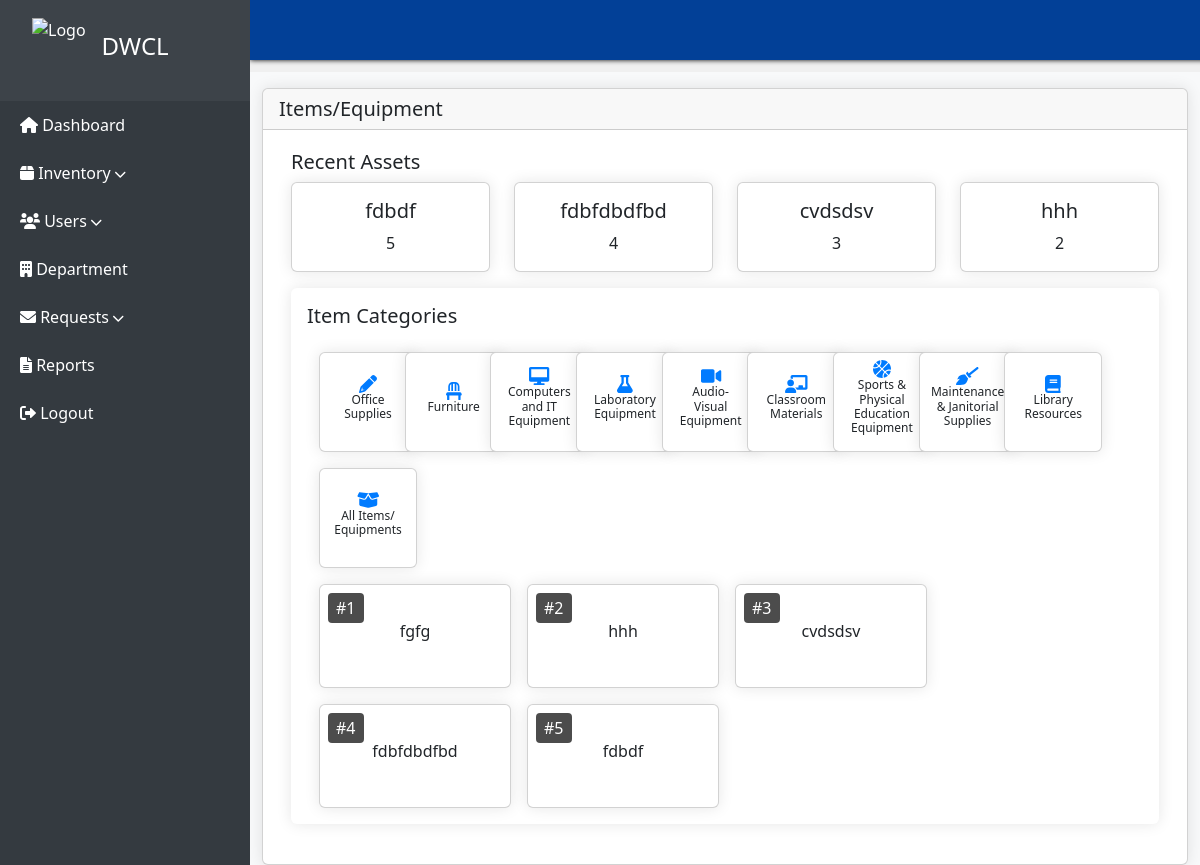
The page /item.php (signed in) on the database its author committed.
### tables this page shows
CREATE TABLE `item` (
  `itemNo` int(11) NOT NULL,
  `itemCode` int(100) NOT NULL,
  `itemName` varchar(100) NOT NULL,
  `description` text NOT NULL,
  `quantity` varchar(100) NOT NULL,
  `dateAcquired` varchar(100) NOT NULL,
  `unitValue` varchar(100) NOT NULL,
  `totalValue` varchar(100) NOT NULL,
  `image` varchar(500) NOT NULL,
  `category` varchar(100) NOT NULL,
  `loggedAt` datetime(6) NOT NULL,
  `loggedBy` int(100) NOT NULL,
  `itemReviewNo` int(11) DEFAULT NULL
);

### item.php (the view, shortened to what this page needs)
<?php
include 'backend/connection.php';
$query = "
    SELECT itemNo, itemName
    FROM item
    ORDER BY loggedAt DESC
    LIMIT 4";
$result = $conn->query($query);
?>
<!DOCTYPE html>
<html lang="en">
<head>
    <link rel="stylesheet" type="text/css" href="https://cdn.datatables.net/1.13.4/css/jquery.dataTables.min.css">
    <link rel="stylesheet" type="text/css" href="https://cdn.datatables.net/1.13.4/css/dataTables.bootstrap5.min.css">
    <link rel="stylesheet" type="text/css" href="https://cdn.datatables.net/responsive/2.4.1/css/responsive.bootstrap5.min.css">
</head>
<body>
<?php include "backend/session-sidebar.php"?>
    <div class="main-content">
        <?php require "header.php" ?>
        <nav aria-label="breadcrumb">
            <ol class="breadcrumb p-3">
                <li class="breadcrumb-item"><a href="#">Home</a></li>
                <li class="breadcrumb-item"><a href="#">Inventory</a></li>
                <li class="breadcrumb-item active" aria-current="page">Item Inventory</li>
            </ol>
        </nav>
<div class="container bg-light pt-3" id="items-equipment-container">
    <div class="card">
        <div class="card-header">
            <div class="row">
                <div class="col-lg-6">
                    <h5 class="card-title mb-0">Items/Equipment</h5>
                </div>
            </div>
        </div>
        <div class="card-body">
            <div class="container category-container mt-1" id="category-container" style="border: none;">
                <div class="row mb">
                <h5>Recent Assets </h5>
                <div class="container">
                    <div class="row">
                        <?php
                        while ($row = $result->fetch_assoc()) {
                            $itemDetailsUrl = 'item-details.php?itemNo=' . urlencode($row['itemNo']);
                            echo '<div class="col-md-3 mb-3">';
                            echo '<a href="' . $itemDetailsUrl . '" style="text-decoration: none; color: inherit;">';
                            echo '<div class="card">';
                            echo '<div class="card-body text-center">';
                            echo '<h5 class="card-title">' . htmlspecialchars($row['itemName']) . '</h5>';
                            echo '<p class="card-text">' . htmlspecialchars($row['itemNo']) . '</p>';
                            echo '</div>';
                            echo '</div>';
                            echo '</a>';
                            echo '</div>';
                        }
                        ?>
                    </div>
                    </div>
                </div>
                <div class="row">
                    <div class="col-md-12 col-lg-12 mx-auto">
                        <div class="card mb-4" style="border: none;">
                            <div class="card-body" style="border: none;">
                                <h5 class="text-title mb-0">Item Categories</h5>
                                <div class="container category-content mt-4">
                                    <div class="row gap-3">
                                        <div class="col-md-1">
                                            <div class="card text-center p-5" style="height: 100px; display: flex; align-items: center; justify-content: center;">
                                                <div class="card-body d-flex flex-column align-items-center justify-content-center">
                                                    <i class="fas fa-pencil-alt" style="font-size: 18px; color: #007bff;"></i>
                                                    <h5 class="card-title" style="font-size: 12px;">Office Supplies</h5>
                                                </div>
                                            </div>
                                        </div>
                                        <div class="col-md-1">
                                            <div class="card text-center p-5" style="height: 100px; display: flex; align-items: center; justify-content: center;">
                                                <div class="card-body d-flex flex-column align-items-center justify-content-center">
                                                    <i class="fas fa-chair" style="font-size: 18px; color: #007bff;"></i>
                                                    <h5 class="card-title" style="font-size: 12px;">Furniture</h5>
                                                </div>
                                            </div>
                                        </div>
                                        <div class="col-md-1">
                                            <div class="card text-center p-5" style="height: 100px; display: flex; align-items: center; justify-content: center;">
                                                <div class="card-body d-flex flex-column align-items-center justify-content-center">
                                                    <i class="fas fa-desktop" style="font-size: 18px; color: #007bff;"></i>
                                                    <h5 class="card-title" style="font-size: 12px;">Computers and IT Equipment</h5>
                                                </div>
                                            </div>
                                        </div>
                                        <div class="col-md-1">
                                            <div class="card text-center p-5" style="height: 100px; display: flex; align-items: center; justify-content: center;">
                                                <div class="card-body d-flex flex-column align-items-center justify-content-center">
                                                    <i class="fas fa-flask" style="font-size: 18px; color: #007bff;"></i>
                                                    <h5 class="card-title" style="font-size: 12px;">Laboratory Equipment</h5>
                                                </div>
                                            </div>
                                        </div>
                                        <div class="col-md-1">
                                            <div class="card text-center p-5" style="height: 100px; display: flex; align-items: center; justify-content: center;">
                                                <div class="card-body d-flex flex-column align-items-center justify-content-center">
                                                    <i class="fas fa-video" style="font-size: 18px; color: #007bff;"></i>
                                                    <h5 class="card-title" style="font-size: 12px;">Audio-Visual Equipment</h5>
                                                </div>
                                            </div>
                                        </div>
                                        <div class="col-md-1">
                                            <div class="card text-center p-5" style="height: 100px; display: flex; align-items: center; justify-content: center;">
                                                <div class="card-body d-flex flex-column align-items-center justify-content-center">
                                                    <i class="fas fa-chalkboard-teacher" style="font-size: 18px; color: #007bff;"></i>
                                                    <h5 class="card-title" style="font-size: 12px;">Classroom Materials</h5>
                                                </div>
                                            </div>
                                        </div>
                                        <div class="col-md-1">
                                            <div class="card text-center p-5" style="height: 100px; display: flex; align-items: center; justify-content: center;">
                                                <div class="card-body d-flex flex-column align-items-center justify-content-center">
                                                    <i class="fas fa-basketball-ball"style="font-size: 18px; color: #007bff;"></i>
                                                    <h5 class="card-title" style="font-size: 12px;">Sports & Physical Education Equipment</h5>
                                                </div>
                                            </div>
                                        </div>
                                        <div class="col-md-1">
                                            <div class="card text-center p-5" style="height: 100px; display: flex; align-items: center; justify-content: center;">
                                                <div class="card-body d-flex flex-column align-items-center justify-content-center">
                                                    <i class="fas fa-broom" style="font-size: 18px; color: #007bff;"></i>
                                                    <h5 class="card-title" style="font-size: 12px;">Maintenance & Janitorial Supplies</h5>
                                                </div>
                                            </div>
                                        </div>
                                        <div class="col-md-1">
                                            <div class="card text-center p-5" style="height: 100px; display: flex; align-items: center; justify-content: center;">
                                                <div class="card-body d-flex flex-column align-items-center justify-content-center">
                                                    <i class="fas fa-book" style="font-size: 18px; color: #007bff;"></i>
                                                    <h5 class="card-title" style="font-size: 12px;">Library Resources</h5>
                                                </div>
                                            </div>
                                        </div>
                                        <div class="col-md-1">
                                            <div class="card text-center p-5" style="height: 100px; display: flex; align-items: center; justify-content: center;">
                                                <div class="card-body d-flex flex-column align-items-center justify-content-center">
                                                    <i class="fas fa-box-open" style="font-size: 18px; color: #007bff;"></i>
                                                    <h5 class="card-title" style="font-size: 12px;">All Items/ Equipments</h5>
                                                </div>
                                            </div>
                                        </div>
                                    </div>
                                        <?php
                                        include 'backend/connection.php';
                                        $query = "SELECT itemName, itemNo FROM item";
                                        $result = $conn->query($query);
                                        ?>
                                        <div class="user-cards-container d-flex justify-content-start gap-3 mt-3 flex-wrap">
                                            <?php
                                            while ($row = $result->fetch_assoc()) {
                                                $itemDetailsUrl = 'item-details.php?itemNo=' . urlencode($row['itemNo']);
                                                echo '<a href="'. $itemDetailsUrl .'" style="text-decoration: none; color: inherit;">';
                                                echo '<div class="card" style="width: 12rem; position: relative; min-height: 6.5rem;">';
                                                echo '<span style="position: absolute; top: 0.5rem; left: 0.5rem; background-color: rgba(0, 0, 0, 0.7); color: white; padding: 0.2rem 0.5rem; border-radius: 0.25rem;">#' . htmlspecialchars($row['itemNo']) . '</span>';
                                                echo '<div class="card-body text-center d-flex justify-content-center align-items-center">';
                                                echo '<h6 class="card-title">' . htmlspecialchars($row['itemName']) . '</h6>';
                                                echo '</div>';
                                                echo '</div>';
                                                echo '</a>';
                                            }
                                            ?>
                                        </div>
                                </div>
                            </div>
                        </div>
                    </div>
                </div>
            </div>
        </div>
    </div>
</div>
</div>
</body>
</html>

### item.php (style rules this page uses)
.main-content { margin-left: 250px; transition: margin-left 0.3s; background-color: rgb(240,240,240); height: 100vh; }
.card { background-color: #fff; box-shadow: 0 0 15px rgba(0, 0, 0, 0.1); }
.card-header { background-color: #f1f3f5; }

### header.php (style rules this page uses)
.d-flex.align-items-center { height: 100%; }

### rows shown on the page
item: itemName "fdbdf", itemNo "5"
item: itemName "fdbfdbdfbd", itemNo "4"
item: itemName "cvdsdsv", itemNo "3"
item: itemName "hhh", itemNo "2"
item: itemNo "1", itemName "fgfg"
